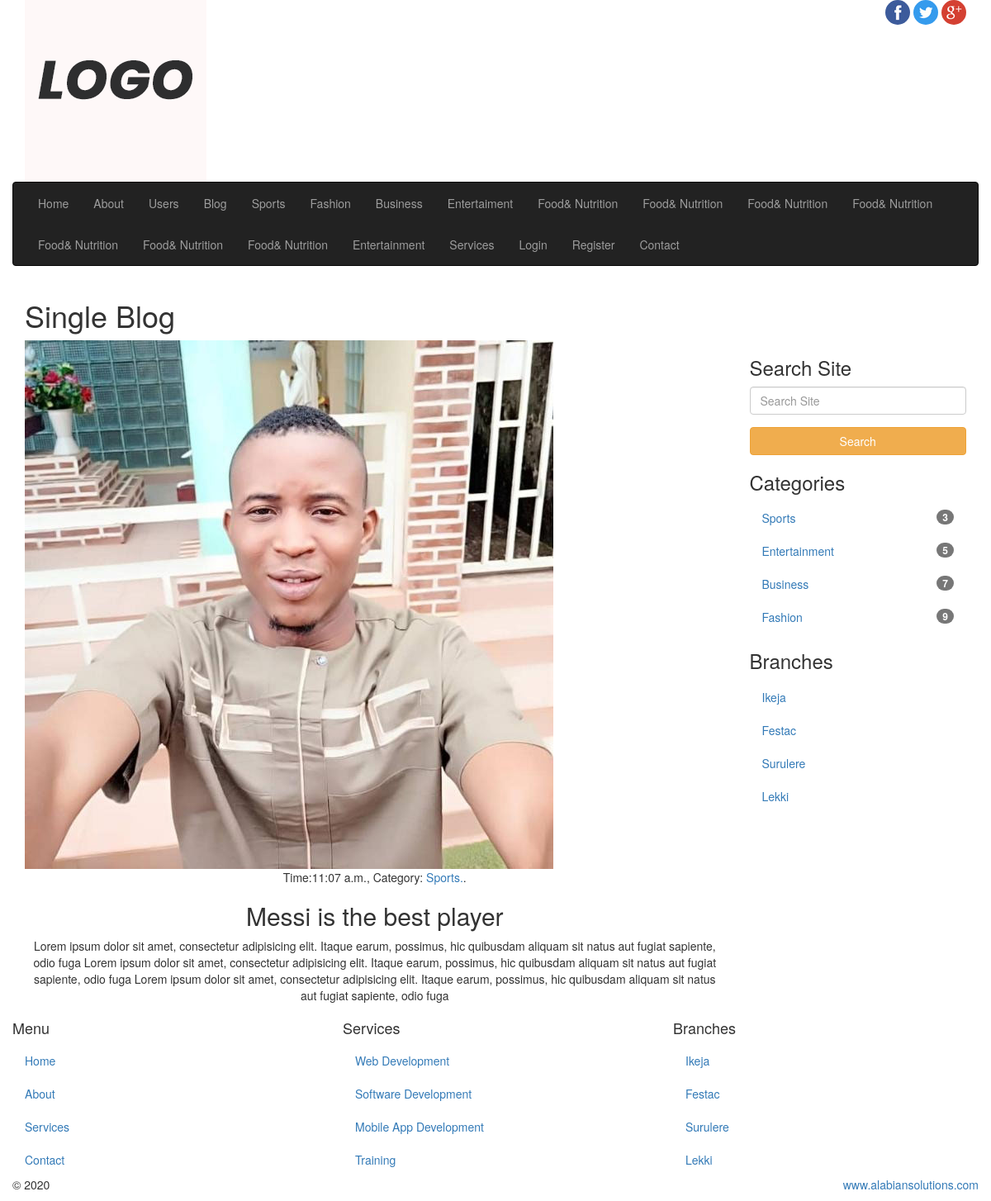
The app's page /pages/single-post/2/ with its own data.
### frontend/models.py (models this page shows, shortened)
class Category(models.Model):
    cat_name = models.CharField(max_length=100, verbose_name='Category')
    cat_desc = models.TextField(blank=True, null=True, verbose_name='Category Description')
    class Meta():
        verbose_name_plural='Category'

class Post(models.Model):
    pst_title = models.CharField(max_length=100)
    pst_content = models.TextField()
    pst_img = models.FileField(blank=True, null = True, upload_to='upload/')
    category = models.ManyToManyField(Category)
    user = models.ForeignKey(User, on_delete=models.CASCADE)
    featured = models.BooleanField(default=False)
    created = models.DateTimeField(auto_now_add=True)
    class Meta():
        verbose_name_plural='Post'

### frontend/views.py (the view)
# urls.py: path('single-post/<int:post_id>/', views.single_post, name='single_post'),
def single_post(request, post_id):
    try:
        single = Post.objects.get(id=post_id)
        return render(request, 'frontend/single-post.html', {'single_post': single})
    except ObjectDoesNotExist:
        return render(request, 'frontend/404.html')

### frontend/my_custom_processor.py (called while the page is built)
def menu_cat(request):
    cat = Category.objects.all()
    return {'cat':cat}

def post_data(request):
    dat = datetime.datetime.now()
    return {'d':dat}

### templates/frontend/single-post.html (shortened to what this page needs)
{% extends 'frontend/base.html' %}
{% load static %}
{% block content %}
<section id="sectionTitle">
  <div class="pageTitle">
    <h1>Single Blog</h1>
  </div>
</section>
<section id="content">
  <div class="row">
    {% if single_post %}
    <div class="col-sm-9 text-center" id="detailContent">
      <div class="contain-img">
        <div class="img-div">
          <img src="{{ single_post.pst_img.url }}" class="img-responsive">
        </div>
        <p>
          Time:{{ single_post.created|date:'H:i a' }},
          Category:
          {% for s in single_post.category.all %}
            <a href="{% url 'frontend:post_from_cat' s.id %}">{{ s.cat_name }}.</a>.
          {% endfor %}
        </p>
      </div>
      <div class="detail-content">
        <h2>{{ single_post.pst_title }}</h2>
        <p>
        {{ single_post.pst_content }}
        </p>
      </div>
    </div>
    {% endif %}
    {% include 'frontend/sidebar.html' %}
  </div>
</section>
{% endblock %}

### templates/frontend/base.html (shortened to what this page needs)
{% load static %}
<!DOCTYPE html>
<html lang="en">
  <head>
    <link href="{% static 'frontend/css/bootstrap.min.css' %}" rel="stylesheet">
    <link href="{% static 'frontend/css/font-awesome.min.css' %}" rel="stylesheet">
    <link href="{% static 'frontend/css/style.css' %}" rel="stylesheet">
  </head>
  <body>
    <div class="container">
      <header id="siteLogo">
        <div class="row">
          <div class="col-sm-3">
            <a href="{% url 'index' %}">
              <img src="{% static 'frontend/images/logo.png' %}">
            </a>
          </div>
          <div class="col-sm-9">
            <span class="social-logo pull-right">
              <a href="#">
                <img src="{% static 'frontend/images/fb.png' %}" class="img-circle">
              </a>
              <a href="#">
                <img src="{% static 'frontend/images/tw.png' %}" class="img-circle">
              </a><a href="#">
                <img src="{% static 'frontend/images/gp.png' %}" class="img-circle">
              </a>
            </span>
          </div>
        </div>
      </header>
      <section id="siteMenu">
        <div class="row">
          <nav class="navbar navbar-inverse">
            <div class="collapse navbar-collapse" id="mainNav">
              {% url 'index' as home%}
              {% url 'frontend:about' as about %}
              {% url 'frontend:service' as srv%}
              {% url 'frontend:all_post' as al  %}
              {% url 'backend:login_view' as log  %}
              {% url 'backend:register' as register  %}
              {% url 'frontend:contact' as contact  %}
              {% url 'frontend:users' as usr  %}
              <ul class="nav navbar-nav">
                <li {% if request.path == home %} class="active" {% endif %}><a href="{% url 'index' %}">Home</a></li>
                <li  {% if request.path == about %} class="active" {% endif %}><a href="{% url 'frontend:about' %}">About</a></li>
                <li {% if request.path == usr %} class="active" {% endif %}><a href="{% url 'frontend:users' %}">Users</a>
                </li>
                <li {% if request.path == al %} class="active" {% endif %}><a href="{% url 'frontend:all_post' %}">Blog</a></li>
                {% for c in cat %}
                    <li><a href="{% url 'frontend:post_from_cat' c.id %}">{{ c.cat_name }}</a></li>
                {% endfor %}
                <li  {% if request.path == srv %} class="active" {% endif %}><a href="{% url 'frontend:service' %}">Services</a></li>
                <li {% if request.path == log %} class="active" {% endif %}><a href="{% url 'backend:login_view' %}">Login</a></li>
                <li {% if request.path == register %} class="active" {% endif %}><a href="{% url 'backend:register' %}">Register</a></li>
                <li {% if request.path == contact %} class="active" {% endif %}><a href="{% url 'frontend:contact' %}">Contact</a>
                                </li>
              </ul>
            </div>
          </nav>
        </div>
      </section>
      {% block content %}
      {% endblock %}
    </div>
    <footer class="container-fluid" id="siteFooter">
      <div class="row">
        <div class="col-sm-4">
          <h4>Menu</h4>
          <ul class="nav">
            <li><a href="#">Home</a></li>
            <li><a href="#">About</a></li>
            <li><a href="#">Services</a></li>
            <li><a href="#">Contact</a></li>
          </ul>
        </div>
        <div class="col-sm-4">
          <h4>Services</h4>
          <ul class="nav">
            <li><a href="#">Web Development</a></li>
            <li><a href="#">Software Development</a></li>
            <li><a href="#">Mobile App Development</a></li>
            <li><a href="#">Training</a></li>
          </ul>
        </div>
        <div class="col-sm-4">
          <h4>Branches</h4>
          <ul class="nav">
            <li><a href="#">Ikeja</a></li>
            <li><a href="#">Festac</a></li>
            <li><a href="#">Surulere</a></li>
            <li><a href="#">Lekki</a></li>
          </ul>
        </div>
      </div>
      <div class="row">
        <div class="col-md-3">
          <p>&copy; {{ d|date:'Y' }}</p>
        </div>
        <div class="col-md-9">
          <p class="copy pull-right">
            <a href="#" target="_blank">www.alabiansolutions.com</a>
          </p>
        </div>
      </div>
    </footer>
  </body>
</html>

### records on screen
Category: cat_name "Sports"
Category: cat_name "Fashion"
Category: cat_name "Business"
Category: cat_name "Entertaiment"
Category: cat_name "Food& Nutrition"
Category: cat_name "Food& Nutrition"
Category: cat_name "Food& Nutrition"
Category: cat_name "Food& Nutrition"
Category: cat_name "Food& Nutrition"
Category: cat_name "Food& Nutrition"
Category: cat_name "Food& Nutrition"
Category: cat_name "Entertainment"
Post: pst_img (picture), created "11:07 a.m.", pst_title "Messi is the best player", pst_content "Lorem ipsum dolor sit amet, consectetur adipisicing elit. Itaque earum, possimus, hic quibusdam aliquam sit natus aut fugiat sapiente, odio fuga Lorem ipsum dolor sit amet, consectetur adipisicing elit. Itaque earum, possimus, hic quibusdam aliquam sit natus aut fugiat sapiente, odio fuga Lorem ipsum dolor sit amet, consectetur adipisicing elit. Itaque earum, possimus, hic quibusdam aliquam sit natus aut fugiat sapiente, odio fuga"
